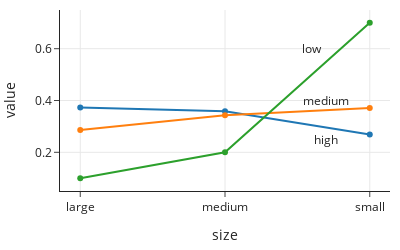

Here is the notebook cell this chart was saved with:
### Code cell
fig.add_annotation(x=1.6, y=0.6, text="low",
            showarrow=False)
fig.add_annotation(x=1.7, y=0.4, text="medium",
            showarrow=False)
fig.add_annotation(x=1.7, y=0.25, text="high",
            showarrow=False)

fig.update_layout(showlegend=False, width=400, height=250)
fig.show()

### Figure 1 — Plotly figure (JSON) as saved in the notebook; plotly's stock layout.template omitted (floating-point values rounded to 4 significant figures)
{"data": [{"hovertemplate": "kids=high<br>size=%{x}<br>value=%{y}<extra></extra>", "legendgroup": "high", "line": {"color": "#1F77B4", "dash": "solid"}, "marker": {"symbol": "circle"}, "mode": "lines+markers", "name": "high", "orientation": "v", "showlegend": true, "type": "scatter", "x": ["large", "medium", "small"], "xaxis": "x", "y": [0.3731, 0.3582, 0.2687], "yaxis": "y"}, {"hovertemplate": "kids=medium<br>size=%{x}<br>value=%{y}<extra></extra>", "legendgroup": "medium", "line": {"color": "#FF7F0E", "dash": "solid"}, "marker": {"symbol": "circle"}, "mode": "lines+markers", "name": "medium", "orientation": "v", "showlegend": true, "type": "scatter", "x": ["large", "medium", "small"], "xaxis": "x", "y": [0.2857, 0.3429, 0.3714], "yaxis": "y"}, {"hovertemplate": "kids=low<br>size=%{x}<br>value=%{y}<extra></extra>", "legendgroup": "low", "line": {"color": "#2CA02C", "dash": "solid"}, "marker": {"symbol": "circle"}, "mode": "lines+markers", "name": "low", "orientation": "v", "showlegend": true, "type": "scatter", "x": ["large", "medium", "small"], "xaxis": "x", "y": [0.1, 0.2, 0.7], "yaxis": "y"}], "layout": {"annotations": [{"showarrow": false, "text": "low", "x": 1.6, "y": 0.6}, {"showarrow": false, "text": "medium", "x": 1.7, "y": 0.4}, {"showarrow": false, "text": "high", "x": 1.7, "y": 0.25}], "height": 250, "legend": {"title": {"text": "kids"}, "tracegroupgap": 0}, "showlegend": false, "width": 400, "xaxis": {"anchor": "y", "autorange": true, "domain": [0, 1], "range": [-0.1399, 2.14], "title": {"text": "size"}, "type": "category"}, "yaxis": {"anchor": "x", "autorange": true, "domain": [0, 1], "range": [0.05058, 0.7494], "title": {"text": "value"}, "type": "linear"}}}
